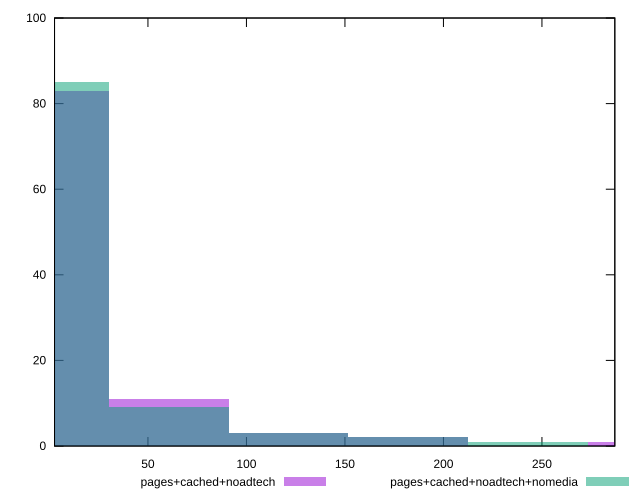

Source code (gnuplot):
reset

$pagesCachedNoadtech <<EOF
182.15770830854365 2
0 83
60.71923610284788 11
121.43847220569576 3
303.5961805142394 1
EOF

$pagesCachedNoadtechNomedia <<EOF
121.43847220569576 3
0 85
60.71923610284788 9
182.15770830854365 2
242.87694441139152 1
EOF

set key outside below
set boxwidth 60.71923610284788
set xrange [2.5850000000000004:286.995]
set yrange [0:100]
set trange [0:100]
set style fill transparent solid 0.5 noborder
set terminal svg size 640, 500 enhanced background rgb 'white'
set output "report_00015_2021-02-09T16-11-33.973Z/server-response-time/comparison/histogram/2_vs_3.svg"

plot $pagesCachedNoadtech title "pages+cached+noadtech" with boxes, \
     $pagesCachedNoadtechNomedia title "pages+cached+noadtech+nomedia" with boxes

reset
